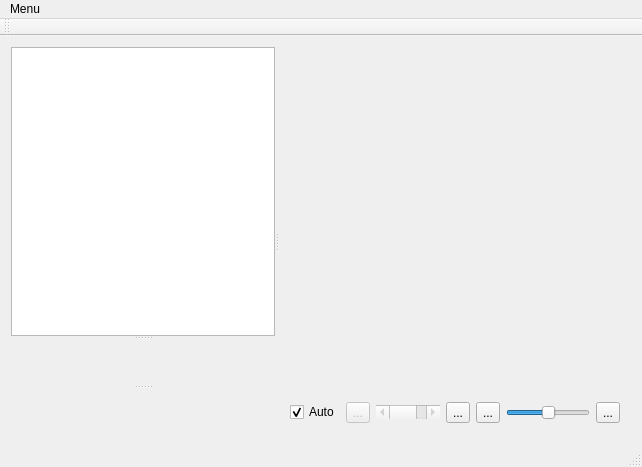
<?xml version="1.0" encoding="UTF-8"?>
<ui version="4.0">
 <class>MainWindow</class>
 <widget class="QMainWindow" name="MainWindow">
  <property name="geometry">
   <rect>
    <x>0</x>
    <y>0</y>
    <width>642</width>
    <height>467</height>
   </rect>
  </property>
  <property name="windowTitle">
   <string>VelocityProfile</string>
  </property>
  <widget class="QWidget" name="centralWidget">
   <layout class="QVBoxLayout" name="verticalLayout_2">
    <item>
     <widget class="QSplitter" name="mainSplitter">
      <property name="orientation">
       <enum>Qt::Horizontal</enum>
      </property>
      <widget class="QSplitter" name="secondSplitter">
       <property name="orientation">
        <enum>Qt::Vertical</enum>
       </property>
       <widget class="MyGraphicsView" name="graphicsView">
        <property name="sizePolicy">
         <sizepolicy hsizetype="Preferred" vsizetype="Expanding">
          <horstretch>0</horstretch>
          <verstretch>0</verstretch>
         </sizepolicy>
        </property>
       </widget>
       <widget class="QCustomPlot" name="longitudinalErrorPlot" native="true">
        <property name="sizePolicy">
         <sizepolicy hsizetype="Preferred" vsizetype="MinimumExpanding">
          <horstretch>0</horstretch>
          <verstretch>0</verstretch>
         </sizepolicy>
        </property>
       </widget>
       <widget class="QCustomPlot" name="lateralErrorPlot" native="true">
        <property name="sizePolicy">
         <sizepolicy hsizetype="Preferred" vsizetype="MinimumExpanding">
          <horstretch>0</horstretch>
          <verstretch>0</verstretch>
         </sizepolicy>
        </property>
       </widget>
      </widget>
      <widget class="QWidget" name="layoutWidget">
       <layout class="QVBoxLayout" name="verticalLayout">
        <item>
         <widget class="QCustomPlot" name="mainPlot" native="true">
          <property name="sizePolicy">
           <sizepolicy hsizetype="Preferred" vsizetype="MinimumExpanding">
            <horstretch>0</horstretch>
            <verstretch>0</verstretch>
           </sizepolicy>
          </property>
         </widget>
        </item>
        <item>
         <layout class="QHBoxLayout" name="horizontalLayout">
          <item>
           <widget class="QCheckBox" name="autoCheckBox">
            <property name="text">
             <string>Auto</string>
            </property>
            <property name="checked">
             <bool>true</bool>
            </property>
           </widget>
          </item>
          <item>
           <widget class="QToolButton" name="positionFitBest">
            <property name="enabled">
             <bool>false</bool>
            </property>
            <property name="text">
             <string>...</string>
            </property>
            <property name="icon">
             <iconset theme="zoom-fit-best">
              <normaloff/>
             </iconset>
            </property>
           </widget>
          </item>
          <item>
           <widget class="QScrollBar" name="positionScrollBar">
            <property name="enabled">
             <bool>false</bool>
            </property>
            <property name="sizePolicy">
             <sizepolicy hsizetype="Expanding" vsizetype="Fixed">
              <horstretch>0</horstretch>
              <verstretch>0</verstretch>
             </sizepolicy>
            </property>
            <property name="orientation">
             <enum>Qt::Horizontal</enum>
            </property>
           </widget>
          </item>
          <item>
           <widget class="QToolButton" name="zoomFitBest">
            <property name="text">
             <string>...</string>
            </property>
            <property name="icon">
             <iconset theme="zoom-fit-best">
              <normaloff/>
             </iconset>
            </property>
           </widget>
          </item>
          <item>
           <widget class="QToolButton" name="zoomOut">
            <property name="text">
             <string>...</string>
            </property>
            <property name="icon">
             <iconset theme="zoom-out">
              <normaloff/>
             </iconset>
            </property>
           </widget>
          </item>
          <item>
           <widget class="QSlider" name="zoomSlider">
            <property name="sizePolicy">
             <sizepolicy hsizetype="MinimumExpanding" vsizetype="Fixed">
              <horstretch>0</horstretch>
              <verstretch>0</verstretch>
             </sizepolicy>
            </property>
            <property name="maximumSize">
             <size>
              <width>150</width>
              <height>16777215</height>
             </size>
            </property>
            <property name="minimum">
             <number>-99</number>
            </property>
            <property name="orientation">
             <enum>Qt::Horizontal</enum>
            </property>
           </widget>
          </item>
          <item>
           <widget class="QToolButton" name="zoomIn">
            <property name="text">
             <string>...</string>
            </property>
            <property name="icon">
             <iconset theme="zoom-in">
              <normaloff/>
             </iconset>
            </property>
           </widget>
          </item>
         </layout>
        </item>
       </layout>
      </widget>
     </widget>
    </item>
   </layout>
  </widget>
  <widget class="QMenuBar" name="menuBar">
   <property name="geometry">
    <rect>
     <x>0</x>
     <y>0</y>
     <width>642</width>
     <height>25</height>
    </rect>
   </property>
   <widget class="QMenu" name="menuMenu">
    <property name="title">
     <string>Menu</string>
    </property>
    <addaction name="actionSettings"/>
    <addaction name="separator"/>
    <addaction name="actionSimulate"/>
    <addaction name="actionQuit"/>
   </widget>
   <addaction name="menuMenu"/>
  </widget>
  <widget class="QToolBar" name="mainToolBar">
   <attribute name="toolBarArea">
    <enum>TopToolBarArea</enum>
   </attribute>
   <attribute name="toolBarBreak">
    <bool>false</bool>
   </attribute>
  </widget>
  <widget class="QStatusBar" name="statusBar"/>
  <action name="actionQuit">
   <property name="text">
    <string>Quit</string>
   </property>
   <property name="shortcut">
    <string>Ctrl+Q</string>
   </property>
  </action>
  <action name="actionSimulate">
   <property name="text">
    <string>Simulate</string>
   </property>
   <property name="shortcut">
    <string>Ctrl+S</string>
   </property>
  </action>
  <action name="actionSettings">
   <property name="text">
    <string>Settings</string>
   </property>
  </action>
 </widget>
 <layoutdefault spacing="6" margin="11"/>
 <customwidgets>
  <customwidget>
   <class>QCustomPlot</class>
   <extends>QWidget</extends>
   <header>qcustomplot.h</header>
   <container>1</container>
  </customwidget>
  <customwidget>
   <class>MyGraphicsView</class>
   <extends>QGraphicsView</extends>
   <header>mygraphicsview.h</header>
  </customwidget>
 </customwidgets>
 <resources/>
 <connections/>
</ui>
